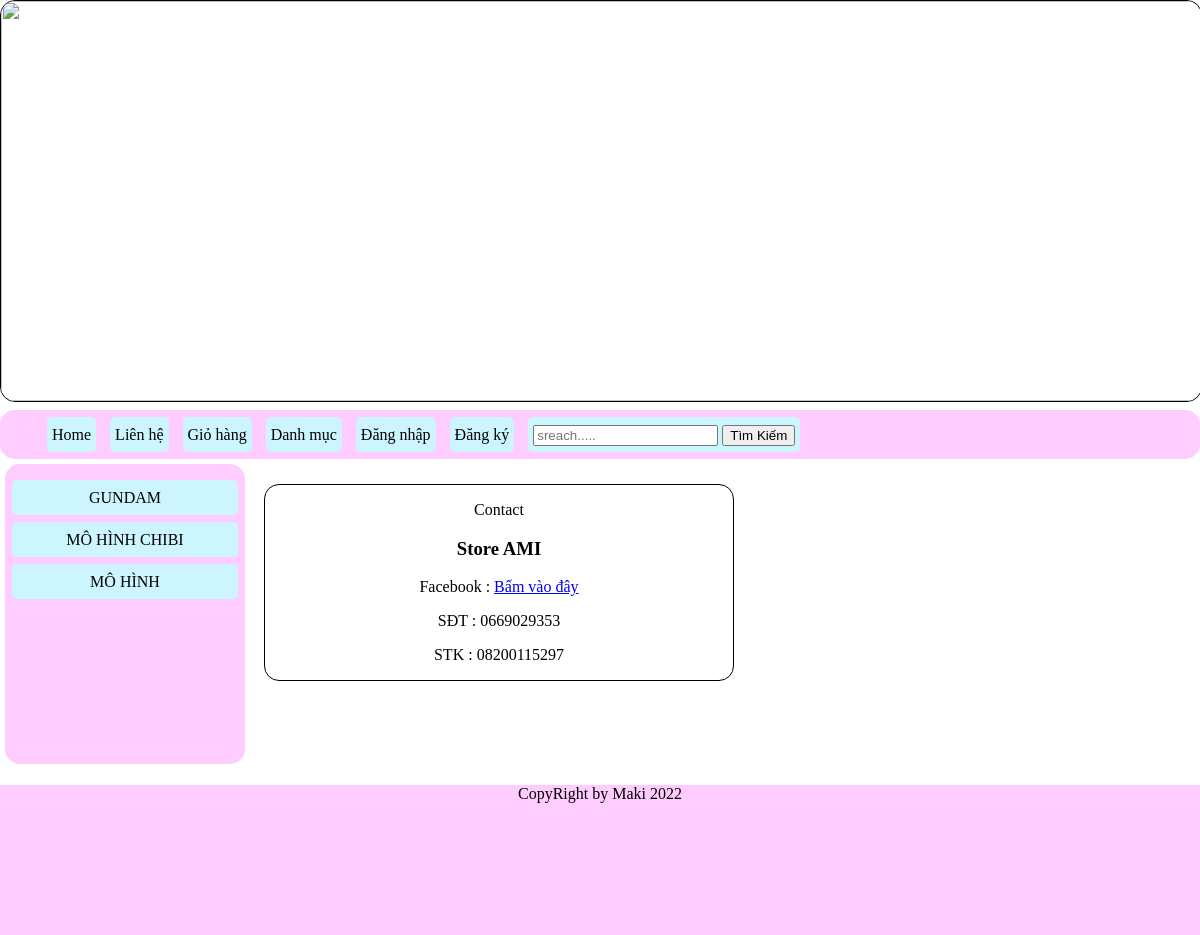
/index.php?quanly=contact, run on the app's committed database.
### tables this page shows
CREATE TABLE `tbl_danhmuc` (
  `id_danhmuc` int(11) NOT NULL,
  `tendanhmuc` varchar(100) NOT NULL,
  `thutu` int(11) NOT NULL
);

### pages/menu.php (the view, shortened to what this page needs)
<div class="menu">
    <ul class="menu_list">
        <li> <a href="index.php">Home</a></li>
        <li> <a href="index.php?quanly=contact">Liên hệ </a></li>
        <li> <a href="index.php?quanly=giohang">Giỏ hàng</a></li>
        <li><a href="">Danh mục</a>
        </li>
        <?php
        if (isset($_SESSION['dangky'])) {
        ?>
            <li><a href="index.php?quanly=thongtin"> Thông Tin</a></li>
            <li> <a href="index.php?dangxuat=1">Đăng xuât</a></li>
        <?php
        } else {
        ?>
            <li> <a href="index.php?quanly=dangnhap">Đăng nhập</a></li>
            <li> <a href="index.php?quanly=dangky">Đăng ký</a></li>
        <?php
        }
        ?>
        <li>
            <Form method="POST" action="index.php?quanly=timkiem">
                <input type="text" placeholder="sreach....." name="tukhoa">
                <input type="submit" name="timkiem" value="Tìm Kiếm">
            </Form>
        </li>
    </ul>
</div>

### pages/sidebar/sidebar.php
<div class="sidebar">
    <ul class="sidebar_list">
        <?php
        $sql_danhmuc = "SELECT * FROM tbl_danhmuc ORDER BY id_danhmuc DESC";
        $query_danhmuc = mysqli_query($connect, $sql_danhmuc);
        while ($row = mysqli_fetch_array($query_danhmuc)) {
        ?>
            <li><a href="index.php?quanly=danhmuclist&id=<?php echo $row['id_danhmuc'] ?>"><?php echo $row['tendanhmuc'] ?></a></li>
        <?php
        }
        ?>
    </ul>
</div>

### css/style.css (style rules this page uses)
body { margin: 0; padding: 0; background-image: url(../images/background_body.jpg); }
.menu { margin-top: 10px; height: auto; border-radius: 15px; background-color: #ffccff; }
ul.menu_list { position: relative; margin: 0 auto; list-style: none; line-height: 25px; display: flex; }
ul.menu_list li { border-radius: 5px; margin: 7px; padding: 5px; background-color: #ccf5ff; }
ul.menu_list li a { display: block; text-decoration: none; text-align: center; color: #000; }
.sidebar { background-color: #ffccff; height: 300px; border-radius: 15px; margin-bottom: 5px; }
ul.sidebar_list { padding: 0; list-style: none; width: 100%; line-height: 25px; }
ul.sidebar_list li { border-radius: 5px; margin: 7px; padding: 5px; background-color: #ccf5ff; }
ul.sidebar_list li a { text-decoration: none; text-align: center; color: black; }
@media screen and (min-width:600px) { .menu { max-width: 100%; flex-direction: column; text-align: center; clear: both; } }
@media screen and (min-width:600px) { .sidebar { width: 20%; margin-top: 5px; margin-left: 5px; float: left; flex-direction: column; text-align: center; } }

### data on the page
tbl_danhmuc: tendanhmuc "GUNDAM"
tbl_danhmuc: tendanhmuc "MÔ HÌNH CHIBI"
tbl_danhmuc: tendanhmuc "MÔ HÌNH"
